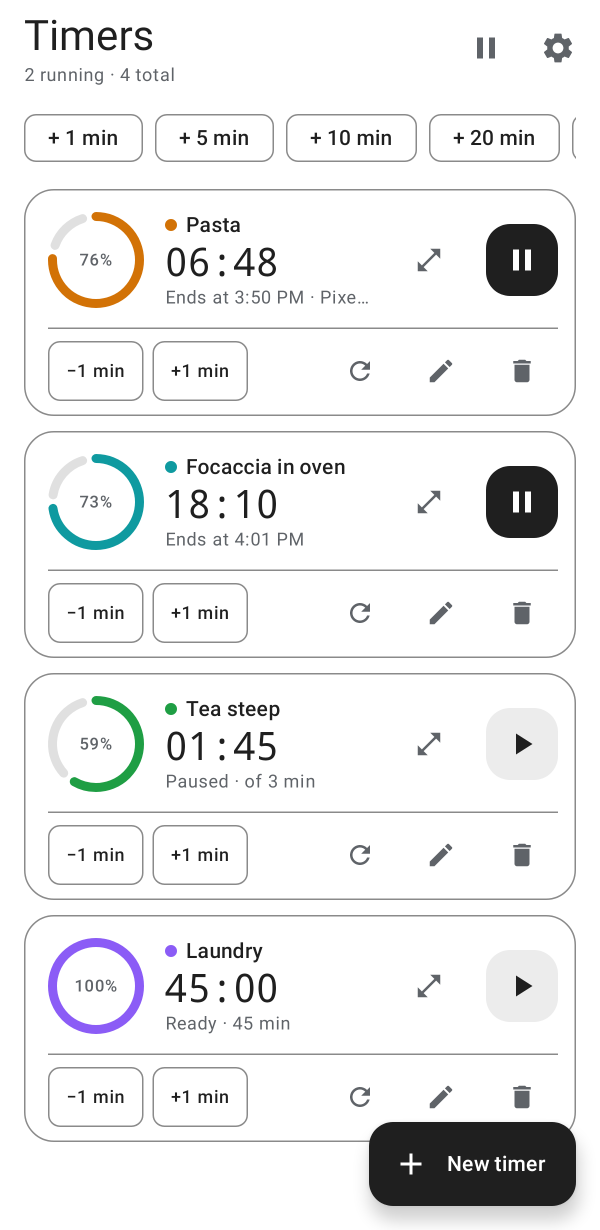
#> input picture docs/assets/app-light.png, 1200 x 2460 px (shown at 1/2 size)
$ python make_screens.py
#> lines starting #> are read from the running program, lines starting #| are printed output that depends on the picture; after the words box and inside, x2 and y2 are one past the last pixel; in counts of white or black regions, pixels touching at a corner belong together
"""Composes docs/assets/app-light.png and app-dark.png (rendered by ReadmeScreenshotTest)
into docs/assets/app-preview.png: two rounded phone frames side by side, transparent background.
Run after: ./gradlew testDebugUnitTest -Pscreenshots
"""
from pathlib import Path
from PIL import Image, ImageDraw

ASSETS = Path(__file__).resolve().parent.parent / "docs" / "assets"
SCREEN_W = 600            # each screenshot is scaled to this width
BEZEL, RADIUS, GAP = 14, 54, 56

def phone(path):
    shot = Image.open(path).convert("RGBA")
#> shot is the input picture: PIL image 1200x2460 RGBA; mean R, G, B, A 238.1, 238.4, 238.5, 255
    shot = shot.resize((SCREEN_W, round(shot.height * SCREEN_W / shot.width)), Image.LANCZOS)
#> shot: PIL image 600x1230 RGBA
    w, h = shot.width + 2 * BEZEL, shot.height + 2 * BEZEL
#> w = 628; h = 1258
    frame = Image.new("RGBA", (w, h), (0, 0, 0, 0))
#> frame: PIL image 628x1258 RGBA; every value is 0
    ImageDraw.Draw(frame).rounded_rectangle((0, 0, w - 1, h - 1), RADIUS + BEZEL, fill=(32, 36, 38, 255))
    mask = Image.new("L", shot.size, 0)
#> mask: PIL image 600x1230 L; every value is 0
    ImageDraw.Draw(mask).rounded_rectangle((0, 0, shot.width - 1, shot.height - 1), RADIUS, fill=255)
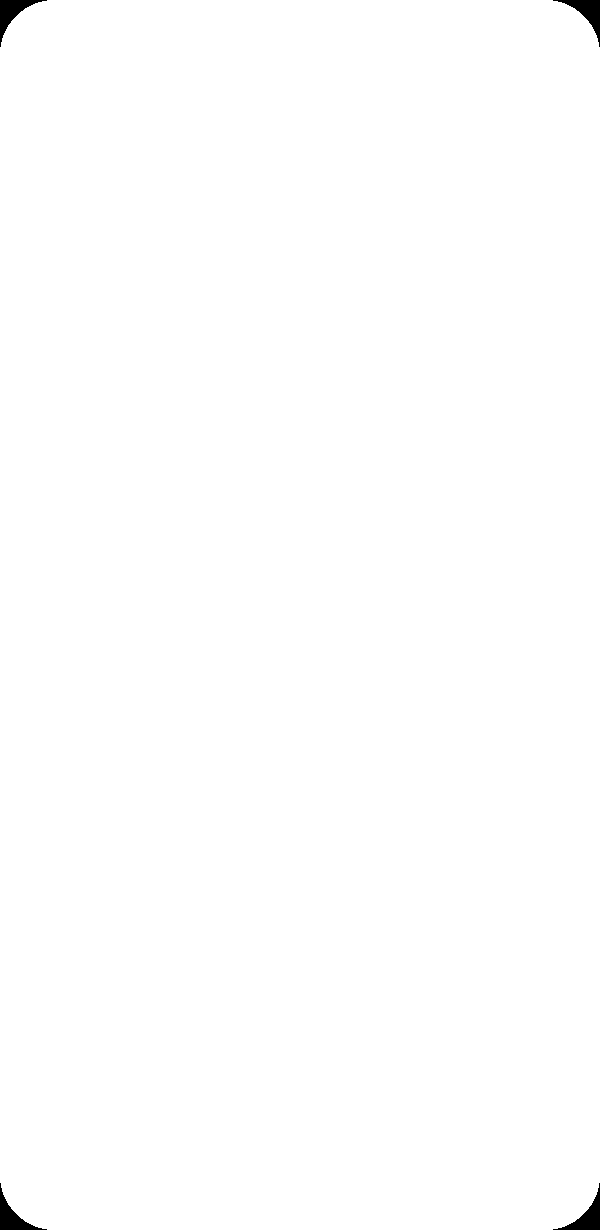
#> mask: PIL image 600x1230 L; 99.7% white; 4 black regions, box (x1, y1, x2, y2) and area: (0, 0, 47, 47) 642, (553, 0, 600, 47) 642, (0, 1183, 47, 1230) 642, (553, 1183, 600, 1230) 642
    frame.paste(shot, (BEZEL, BEZEL), mask)
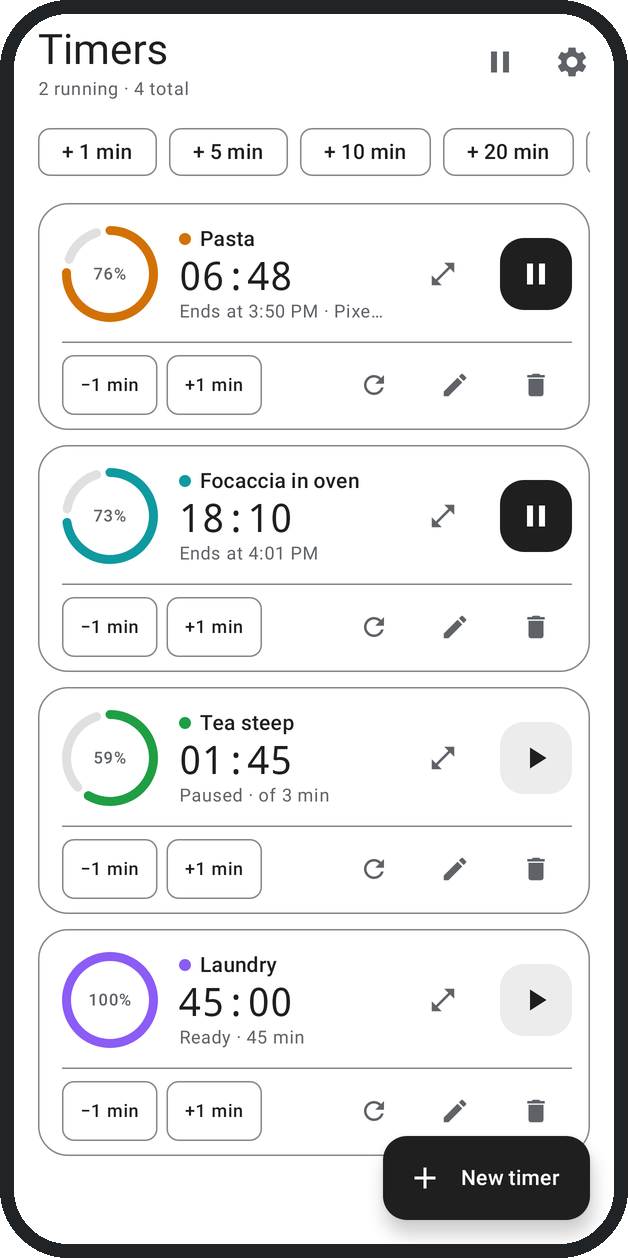
#> frame: PIL image 628x1258 RGBA; mean R, G, B, A 223.4, 223.9, 224.1, 253.7; transparent parts drawn white
    return frame

left, right = phone(ASSETS / "app-light.png"), phone(ASSETS / "app-dark.png")
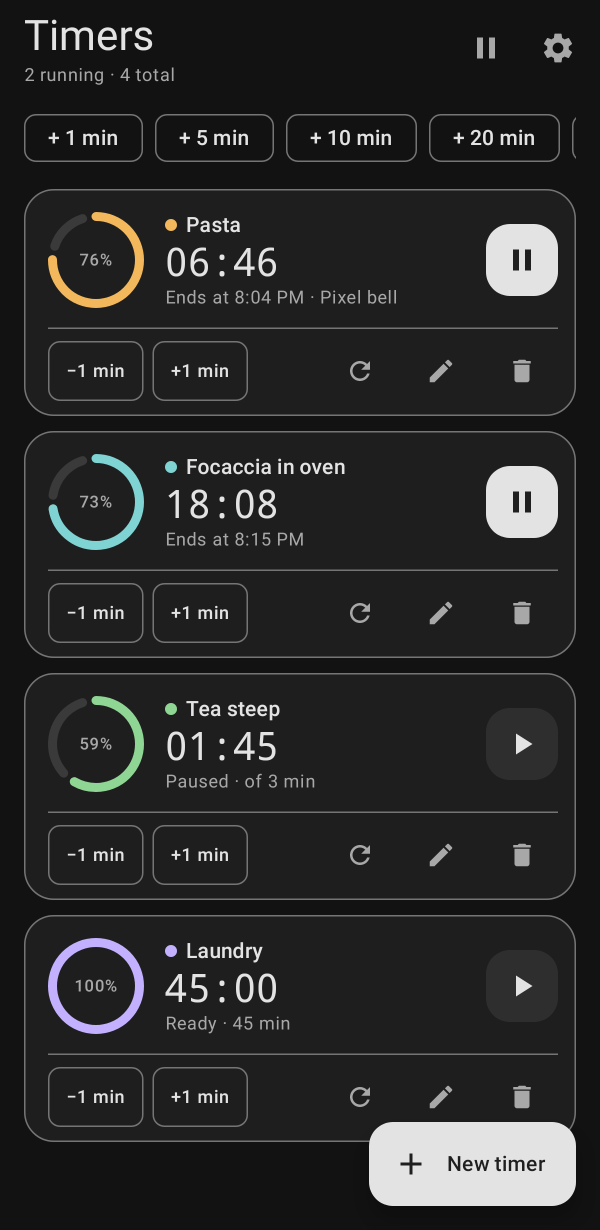
#> input picture docs/assets/app-dark.png, 1200 x 2460 px (shown at 1/2 size)
#> in phone, shot is the input picture: PIL image 1200x2460 RGBA; mean R, G, B, A 40.9, 41.1, 41, 255
#> in phone (call 2), `frame.paste(shot, (BEZEL, BEZEL), mask)`:
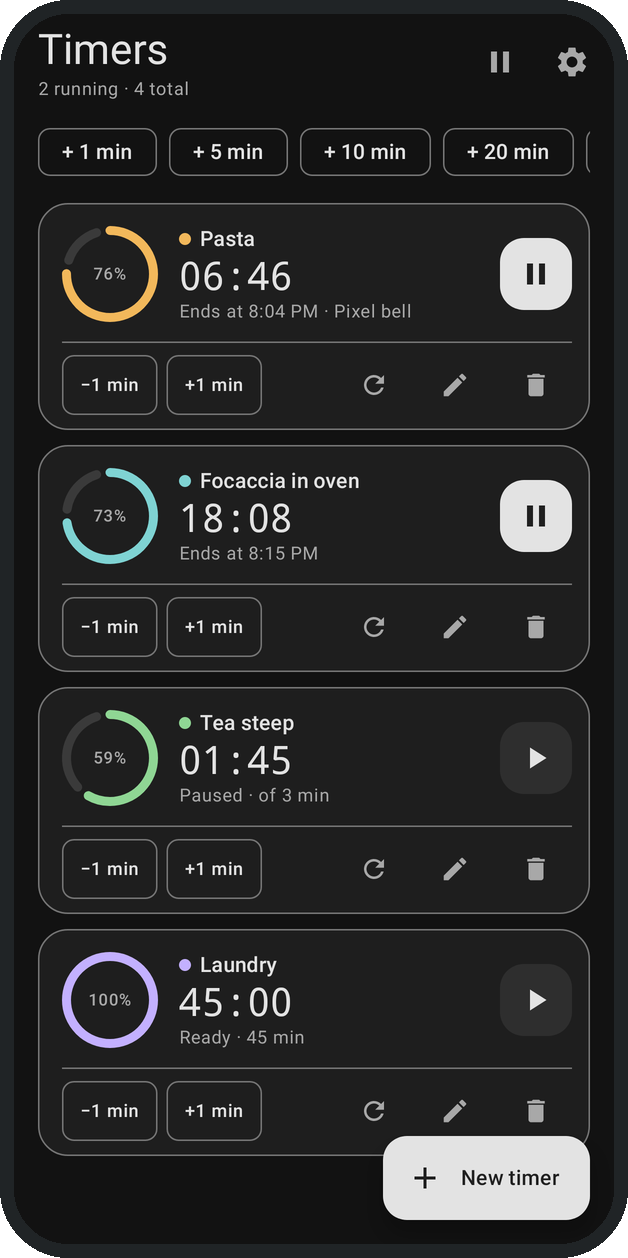
#> frame: PIL image 628x1258 RGBA; mean R, G, B, A 40.2, 40.6, 40.6, 253.7; transparent parts drawn white
out = Image.new("RGBA", (left.width + GAP + right.width, max(left.height, right.height)), (0, 0, 0, 0))
#> out: PIL image 1312x1258 RGBA; every value is 0
out.paste(left, (0, 0), left)
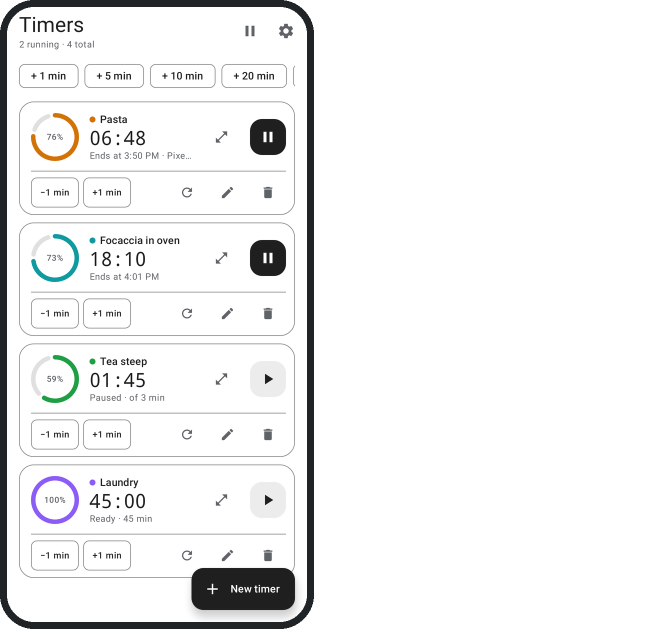
#> out: PIL image 1312x1258 RGBA (shown at 1/2 size); mean R, G, B, A 106.9, 107.2, 107.3, 121.4; transparent parts drawn white
out.paste(right, (left.width + GAP, 0), right)
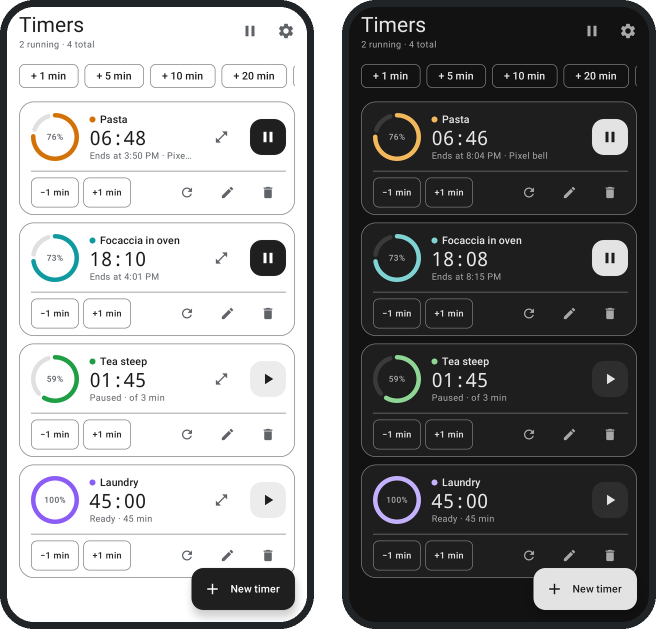
#> out: PIL image 1312x1258 RGBA (shown at 1/2 size); mean R, G, B, A 126.2, 126.6, 126.7, 242.9; transparent parts drawn white
out.save(ASSETS / "app-preview.png", optimize=True)
print("app-preview.png", out.size, (ASSETS / "app-preview.png").stat().st_size, "bytes")
#| app-preview.png (1312, 1258) 325748 bytes
